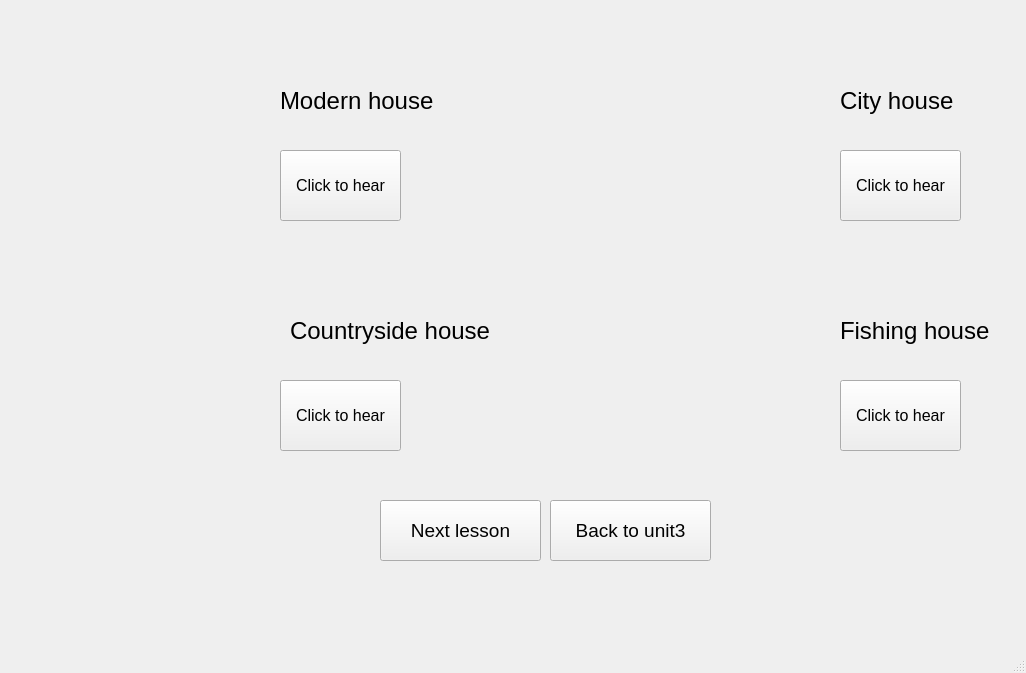
<?xml version="1.0" encoding="UTF-8"?>
<ui version="4.0">
 <class>MainWindow</class>
 <widget class="QMainWindow" name="MainWindow">
  <property name="geometry">
   <rect>
    <x>0</x>
    <y>0</y>
    <width>1026</width>
    <height>673</height>
   </rect>
  </property>
  <property name="windowTitle">
   <string>MainWindow</string>
  </property>
  <widget class="QWidget" name="centralwidget">
   <widget class="QLabel" name="label">
    <property name="geometry">
     <rect>
      <x>30</x>
      <y>30</y>
      <width>221</width>
      <height>191</height>
     </rect>
    </property>
    <property name="text">
     <string/>
    </property>
    <property name="pixmap">
     <pixmap>../PTI picture SPCK/modernhouse.jfif</pixmap>
    </property>
    <property name="scaledContents">
     <bool>true</bool>
    </property>
   </widget>
   <widget class="QLabel" name="label_2">
    <property name="geometry">
     <rect>
      <x>30</x>
      <y>260</y>
      <width>221</width>
      <height>191</height>
     </rect>
    </property>
    <property name="text">
     <string/>
    </property>
    <property name="pixmap">
     <pixmap>../PTI picture SPCK/countrysidehouse.jpg</pixmap>
    </property>
    <property name="scaledContents">
     <bool>true</bool>
    </property>
   </widget>
   <widget class="QLabel" name="label_3">
    <property name="geometry">
     <rect>
      <x>580</x>
      <y>30</y>
      <width>221</width>
      <height>191</height>
     </rect>
    </property>
    <property name="text">
     <string/>
    </property>
    <property name="pixmap">
     <pixmap>../PTI picture SPCK/cityhouse.jfif</pixmap>
    </property>
    <property name="scaledContents">
     <bool>true</bool>
    </property>
   </widget>
   <widget class="QLabel" name="label_4">
    <property name="geometry">
     <rect>
      <x>580</x>
      <y>260</y>
      <width>221</width>
      <height>191</height>
     </rect>
    </property>
    <property name="text">
     <string/>
    </property>
    <property name="pixmap">
     <pixmap>../PTI picture SPCK/fishinghouse.webp</pixmap>
    </property>
    <property name="scaledContents">
     <bool>true</bool>
    </property>
   </widget>
   <widget class="QPushButton" name="pushButton">
    <property name="geometry">
     <rect>
      <x>280</x>
      <y>150</y>
      <width>121</width>
      <height>71</height>
     </rect>
    </property>
    <property name="font">
     <font>
      <pointsize>12</pointsize>
     </font>
    </property>
    <property name="text">
     <string>Click to hear</string>
    </property>
   </widget>
   <widget class="QPushButton" name="pushButton_2">
    <property name="geometry">
     <rect>
      <x>280</x>
      <y>380</y>
      <width>121</width>
      <height>71</height>
     </rect>
    </property>
    <property name="font">
     <font>
      <pointsize>12</pointsize>
     </font>
    </property>
    <property name="text">
     <string>Click to hear</string>
    </property>
   </widget>
   <widget class="QPushButton" name="pushButton_3">
    <property name="geometry">
     <rect>
      <x>840</x>
      <y>150</y>
      <width>121</width>
      <height>71</height>
     </rect>
    </property>
    <property name="font">
     <font>
      <pointsize>12</pointsize>
     </font>
    </property>
    <property name="text">
     <string>Click to hear</string>
    </property>
   </widget>
   <widget class="QPushButton" name="pushButton_4">
    <property name="geometry">
     <rect>
      <x>840</x>
      <y>380</y>
      <width>121</width>
      <height>71</height>
     </rect>
    </property>
    <property name="font">
     <font>
      <pointsize>12</pointsize>
     </font>
    </property>
    <property name="text">
     <string>Click to hear</string>
    </property>
   </widget>
   <widget class="QLabel" name="label_5">
    <property name="geometry">
     <rect>
      <x>280</x>
      <y>70</y>
      <width>191</width>
      <height>61</height>
     </rect>
    </property>
    <property name="font">
     <font>
      <pointsize>18</pointsize>
     </font>
    </property>
    <property name="text">
     <string>Modern house</string>
    </property>
   </widget>
   <widget class="QPushButton" name="pushButton_5">
    <property name="geometry">
     <rect>
      <x>550</x>
      <y>500</y>
      <width>161</width>
      <height>61</height>
     </rect>
    </property>
    <property name="font">
     <font>
      <pointsize>14</pointsize>
     </font>
    </property>
    <property name="text">
     <string>Back to unit3</string>
    </property>
   </widget>
   <widget class="QPushButton" name="pushButton_7">
    <property name="geometry">
     <rect>
      <x>380</x>
      <y>500</y>
      <width>161</width>
      <height>61</height>
     </rect>
    </property>
    <property name="font">
     <font>
      <pointsize>14</pointsize>
     </font>
    </property>
    <property name="text">
     <string>Next lesson</string>
    </property>
   </widget>
   <widget class="QLabel" name="label_6">
    <property name="geometry">
     <rect>
      <x>290</x>
      <y>300</y>
      <width>251</width>
      <height>61</height>
     </rect>
    </property>
    <property name="font">
     <font>
      <pointsize>18</pointsize>
     </font>
    </property>
    <property name="text">
     <string>Countryside house</string>
    </property>
   </widget>
   <widget class="QLabel" name="label_7">
    <property name="geometry">
     <rect>
      <x>840</x>
      <y>70</y>
      <width>141</width>
      <height>61</height>
     </rect>
    </property>
    <property name="font">
     <font>
      <pointsize>18</pointsize>
     </font>
    </property>
    <property name="text">
     <string>City house</string>
    </property>
   </widget>
   <widget class="QLabel" name="label_8">
    <property name="geometry">
     <rect>
      <x>840</x>
      <y>300</y>
      <width>191</width>
      <height>61</height>
     </rect>
    </property>
    <property name="font">
     <font>
      <pointsize>18</pointsize>
     </font>
    </property>
    <property name="text">
     <string>Fishing house</string>
    </property>
   </widget>
  </widget>
  <widget class="QMenuBar" name="menubar">
   <property name="geometry">
    <rect>
     <x>0</x>
     <y>0</y>
     <width>1026</width>
     <height>26</height>
    </rect>
   </property>
  </widget>
  <widget class="QStatusBar" name="statusbar"/>
 </widget>
 <resources/>
 <connections/>
</ui>
